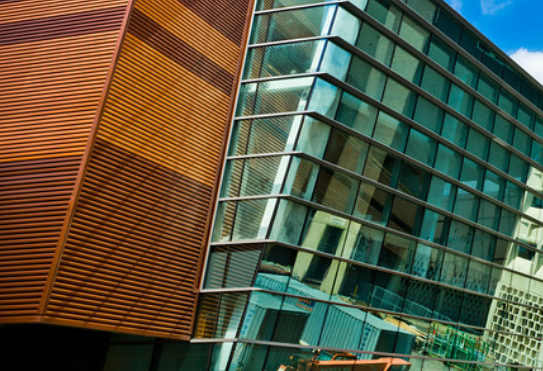
#> input picture images/t2_1.png, 543 x 371 px; its folder holds 4 pictures in this run
$ python t2.py
#> lines starting #> are read from the running program, lines starting #| are printed output that depends on the picture
#> in stitch, img is the input picture: shape (371, 543, 3); mean B, G, R 64.1, 86.7, 86.8
# 1. Only add your code inside the function (including newly improted packages).
#  You can design a new function and call the new function in the given functions.
# 2. For bonus: Give your own picturs. If you have N pictures, name your pictures such as ["t3_1.png", "t3_2.png", ..., "t3_N.png"], and put them inside the folder "images".
# 3. Not following the project guidelines will result in a 10% reduction in grades

import cv2
import numpy as np
import matplotlib.pyplot as plt
import json


# Lowe's ratio algorithm used in FLANN (https://www.geeksforgeeks.org/python-opencv-drawmatchesknn-function/)
def match_descriptors_lowe(desc1, desc2, ratio_thresh, dist_thresh):
    matches = []
    for i, d1 in enumerate(desc1):
        distances = np.linalg.norm(desc2 - d1, axis=1)
        nearest = np.argsort(distances)[:2]

        # Lowe's ratio test
        if distances[nearest[0]] < ratio_thresh * distances[nearest[1]]:
            best_dist = distances[nearest[0]]
            if best_dist < dist_thresh:
                matches.append((i, nearest[0]))

    return matches

def compute_sift_keypoints_descriptors(image):
    gray = cv2.cvtColor(image, cv2.COLOR_BGR2GRAY)
    sift = cv2.SIFT_create()
    keypoints, descriptors = sift.detectAndCompute(gray, None)
    return keypoints, descriptors

def compute_homography_from_matches(kp1, kp2, matches):
    pts1 = np.float32([kp1[i].pt for i, _ in matches]).reshape(-1, 1, 2)
    pts2 = np.float32([kp2[j].pt for _, j in matches]).reshape(-1, 1, 2)
    H, _ = cv2.findHomography(pts2, pts1, cv2.RANSAC, 5.0)  # Homography matrix to warp img2 -> img1
    return H

def blend_images(stitched, warped_img2):
    # Convert to float for safe math
    stitched_f = stitched.astype(np.float32)
    warped_f = warped_img2.astype(np.float32)

    # Create masks
    mask1 = np.any(stitched_f > 0, axis=2, keepdims=True)
    mask2 = np.any(warped_f > 0, axis=2, keepdims=True)

    # Average where both have content
    blended = np.where(mask1 & mask2,
                       (stitched_f + warped_f) / 2,
                       np.where(mask2, warped_f, stitched_f))

    return blended.astype(np.uint8)

def compute_overlap_matrix(imgs, match_threshold):
#> called with match_threshold = 30
    N = len(imgs)
    overlap_matrix = np.zeros((N, N), dtype=np.uint8)
    np.fill_diagonal(overlap_matrix, 1)  # self-overlap

    for i in range(N):
        for j in range(N):
            if i == j:
                continue  # skip self-comparison

            # SIFT keypoints + descriptors
            kp1, d1 = compute_sift_keypoints_descriptors(imgs[i])
            kp2, d2 = compute_sift_keypoints_descriptors(imgs[j])
            matches = match_descriptors_lowe(d1, d2, 0.85, 100)

            if len(matches) > match_threshold:
                overlap_matrix[i][j] = 1
#> this loop made 1 pass
#> pass 1, in compute_sift_keypoints_descriptors, `gray = cv2.cvtColor(image, cv2.COLOR_BGR2GRAY)`:
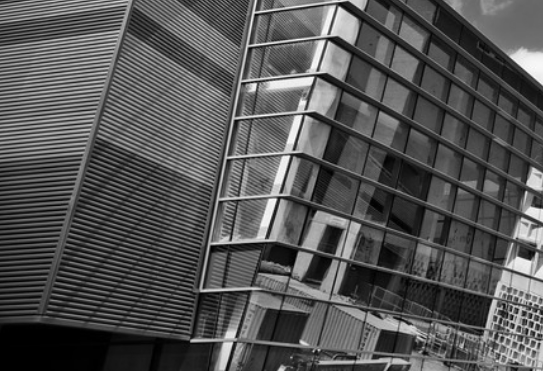
#> gray: shape (371, 543); min 0, max 253, mean 84.1
#> pass 1, in compute_sift_keypoints_descriptors (call 2), `gray = cv2.cvtColor(image, cv2.COLOR_BGR2GRAY)`:
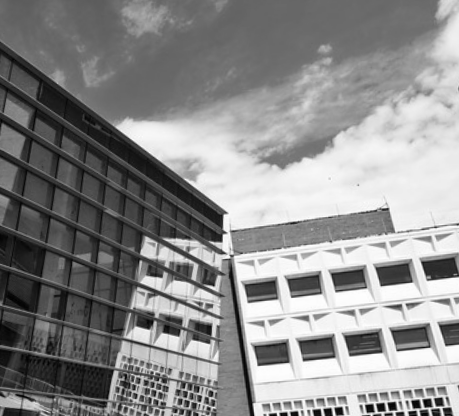
#> gray: shape (416, 459); min 0, max 254, mean 140
#> after the loop:
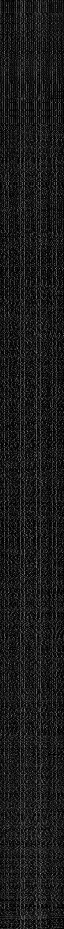
#> d1: shape (1858, 128) float32 (shown at 1/2 size); min 0, max 214, mean 26.4

    return overlap_matrix


def stitch(imgmark, N=4, savepath=''): #For bonus: change your input(N=*) here as default if the number of your input pictures is not 4.
    "The output image should be saved in the savepath."
    "The intermediate overlap relation should be returned as NxN a one-hot(only contains 0 or 1) array."
    "Do NOT modify the code provided."
    imgpath = [f'./images/{imgmark}_{n}.png' for n in range(1,N+1)]
    imgs = []
    for ipath in imgpath:
        img = cv2.imread(ipath)
        imgs.append(img)
    "Start you code here"
    overlap_matrix= compute_overlap_matrix(imgs, 30)

    PADDING = 600 # Make sure the final panorama is big enough

    # Manually offset img1 into padded space
    stitched = cv2.copyMakeBorder(imgs[0], PADDING, PADDING, PADDING, PADDING, cv2.BORDER_CONSTANT, (0, 0, 0))
    del imgs[0] # Remove the image from the pool after stitching

    # Start stitching loop
    while True:
        stitched_kp, stitched_desc = compute_sift_keypoints_descriptors(stitched)
        stitched_something = False

        for i, img in enumerate(imgs):
            kp, desc = compute_sift_keypoints_descriptors(img)
            matches = match_descriptors_lowe(stitched_desc, desc, 0.85, 100)

            if len(matches) >= 30: # Determine a good matche to have at least 30 matching pairs
                H = compute_homography_from_matches(stitched_kp, kp, matches)
                if H is not None:
                    warped = cv2.warpPerspective(img, H, stitched.shape[1::-1])
                    stitched = blend_images(stitched, warped)
                    del imgs[i] # Remove the image from the pool after stitching
                    stitched_something = True

        # No more compatible image to stitch
        if not stitched_something:
            break

    cv2.imwrite(savepath, stitched)
    return overlap_matrix
if __name__ == "__main__":
    #task2
#> (the run stopped early here; a loop or call above may not have finished)
